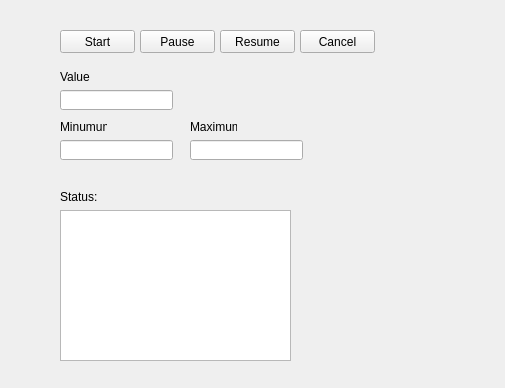
<?xml version="1.0" encoding="UTF-8"?>
<ui version="4.0">
 <class>Widget</class>
 <widget class="QWidget" name="Widget">
  <property name="geometry">
   <rect>
    <x>0</x>
    <y>0</y>
    <width>505</width>
    <height>388</height>
   </rect>
  </property>
  <property name="windowTitle">
   <string>Widget</string>
  </property>
  <widget class="QPushButton" name="pushButton_start">
   <property name="geometry">
    <rect>
     <x>60</x>
     <y>30</y>
     <width>75</width>
     <height>23</height>
    </rect>
   </property>
   <property name="text">
    <string>Start</string>
   </property>
  </widget>
  <widget class="QLabel" name="label">
   <property name="geometry">
    <rect>
     <x>60</x>
     <y>190</y>
     <width>47</width>
     <height>13</height>
    </rect>
   </property>
   <property name="text">
    <string>Status: </string>
   </property>
  </widget>
  <widget class="QPushButton" name="pushButton_cancel">
   <property name="geometry">
    <rect>
     <x>300</x>
     <y>30</y>
     <width>75</width>
     <height>23</height>
    </rect>
   </property>
   <property name="text">
    <string>Cancel</string>
   </property>
  </widget>
  <widget class="QLineEdit" name="lineEdit_progressValue">
   <property name="geometry">
    <rect>
     <x>60</x>
     <y>90</y>
     <width>113</width>
     <height>20</height>
    </rect>
   </property>
   <property name="alignment">
    <set>Qt::AlignCenter</set>
   </property>
   <property name="readOnly">
    <bool>true</bool>
   </property>
  </widget>
  <widget class="QPlainTextEdit" name="plainTextEdit_console">
   <property name="geometry">
    <rect>
     <x>60</x>
     <y>210</y>
     <width>231</width>
     <height>151</height>
    </rect>
   </property>
   <property name="readOnly">
    <bool>true</bool>
   </property>
  </widget>
  <widget class="QPushButton" name="pushButton_pause">
   <property name="geometry">
    <rect>
     <x>140</x>
     <y>30</y>
     <width>75</width>
     <height>23</height>
    </rect>
   </property>
   <property name="text">
    <string>Pause</string>
   </property>
  </widget>
  <widget class="QPushButton" name="pushButton_resume">
   <property name="geometry">
    <rect>
     <x>220</x>
     <y>30</y>
     <width>75</width>
     <height>23</height>
    </rect>
   </property>
   <property name="text">
    <string>Resume</string>
   </property>
  </widget>
  <widget class="QLineEdit" name="lineEdit_minimum">
   <property name="geometry">
    <rect>
     <x>60</x>
     <y>140</y>
     <width>113</width>
     <height>20</height>
    </rect>
   </property>
   <property name="readOnly">
    <bool>true</bool>
   </property>
  </widget>
  <widget class="QLineEdit" name="lineEdit_maximum">
   <property name="geometry">
    <rect>
     <x>190</x>
     <y>140</y>
     <width>113</width>
     <height>20</height>
    </rect>
   </property>
   <property name="readOnly">
    <bool>true</bool>
   </property>
  </widget>
  <widget class="QLabel" name="label_2">
   <property name="geometry">
    <rect>
     <x>60</x>
     <y>120</y>
     <width>47</width>
     <height>13</height>
    </rect>
   </property>
   <property name="text">
    <string>Minumum</string>
   </property>
  </widget>
  <widget class="QLabel" name="label_3">
   <property name="geometry">
    <rect>
     <x>190</x>
     <y>120</y>
     <width>47</width>
     <height>13</height>
    </rect>
   </property>
   <property name="text">
    <string>Maximum</string>
   </property>
  </widget>
  <widget class="QLabel" name="label_4">
   <property name="geometry">
    <rect>
     <x>60</x>
     <y>70</y>
     <width>47</width>
     <height>13</height>
    </rect>
   </property>
   <property name="text">
    <string>Value</string>
   </property>
  </widget>
 </widget>
 <resources/>
 <connections/>
</ui>
